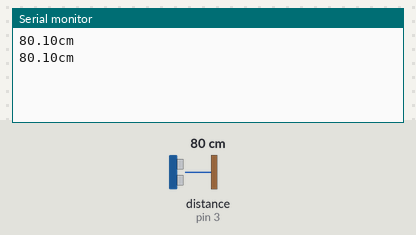
The sketch below on a simulated Arduino Uno, built with avr-gcc and run on an emulated ATmega328P. Parts: the last lines printed to the serial monitor. Wiring (inferred from the names in the program): ultrasonic range finder: trigger pin 2; echo pin 3. Inputs (shaded band) come from the test bench; at power-on: distance to the obstacle (sensor on pin 3) 80 cm. The echo pulse lasts 58.3 µs per cm.

Above: at 1.8 s.
1.9 s: distance to the obstacle (sensor on pin 3) set to 2 cm
At 2.7 s:
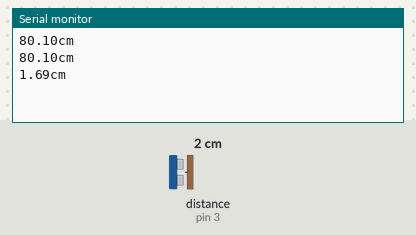
3.4 s: distance to the obstacle (sensor on pin 3) set to 4 cm
At 4.8 s:
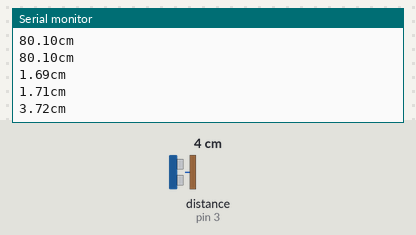
Timing chart, 0 to 6.4 s (numbered marks = the images above; inputs shaded):
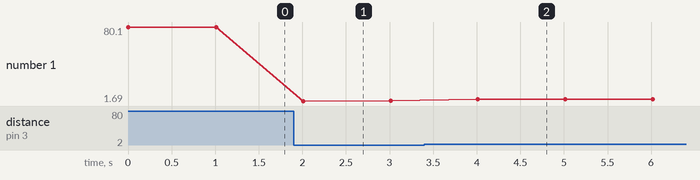

The sketch:

OK.ino
```cpp
#include "OK.h"

int TrigPin = 2;
int EchoPin = 3;
float distance;
void setup() {
        Serial.begin(9600);
        pinMode(TrigPin, OUTPUT);
        pinMode(EchoPin, INPUT);
}
void loop() {
  mm();
}
```

OK.cpp
```cpp
#include "OK.h"

void mm()
{
  // ²úÉúÒ»¸ö10usµÄ¸ßÂö³åÈ¥´¥·¢TrigPin
        digitalWrite(TrigPin, LOW);
        delayMicroseconds(2);
       digitalWrite(TrigPin, HIGH);
        delayMicroseconds(10);
       digitalWrite(TrigPin, LOW);
    // ¼ì²âÂö³å¿í¶È£¬²¢¼ÆËã³ö¾àÀë
        distance = pulseIn(EchoPin, HIGH) / 58.00;
        Serial.print(distance);
       Serial.print("cm");
        Serial.println();
        delay(1000);
}
```

OK.h
```cpp
#ifndef _OK_H
#define _OK_H

#if ARDUINO <100
#include <WProgram.h>
#else
#include <Arduino.h>
#endif

extern int TrigPin;
extern int EchoPin;
extern float distance;
extern void mm(void);

#endif
```

Measured:
- after the input at 1.9 s, the serial monitor: prints a new line after 0.11 s (image 1)
- after the input at 3.4 s, the serial monitor: prints a new line after 0.61 s (image 2)
- plotted number 1: 80.1 → 1.71 after the input at 1.9 s, 1.71 → 3.72 after the input at 3.4 s
